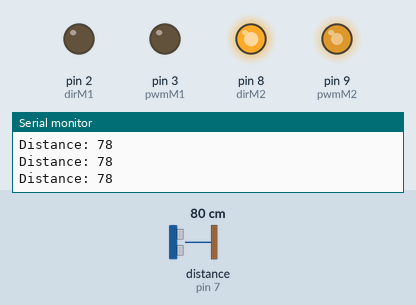
Recording of a sketch running on a simulated Arduino Uno, built with avr-gcc and run on an emulated ATmega328P. Parts: output pins drawn as LEDs (lit = HIGH), the last lines printed to the serial monitor. Wiring (inferred from the names in the program): ultrasonic range finder: trigger pin 6; echo pin 7. The inputs (shaded band) are chosen by the test bench; at power-on: distance to the obstacle (sensor on pin 7) 80 cm. The echo pulse lasts 58.3 µs per cm; WiFi joins after 1.5 s; servers stay silent unless stated; random numbers use the default seed unless the sketch sets one; pins used as bus, display or sensor lines are not drawn.

Above: at 3.2 s.
3.3 s: distance to the obstacle (sensor on pin 7) set to 38 cm
6.3 s: distance to the obstacle (sensor on pin 7) set to 33 cm
At 7.8 s:
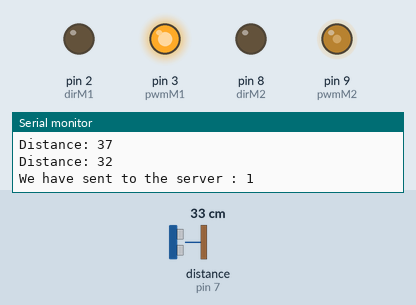
At 11.5 s:
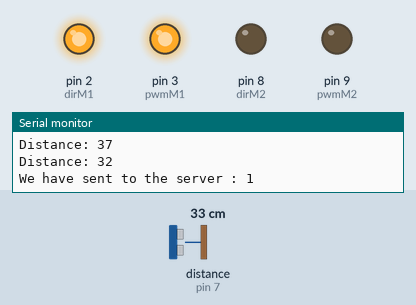
14.8 s: distance to the obstacle (sensor on pin 7) set to 120 cm
16.3 s: distance to the obstacle (sensor on pin 7) set to 2 cm
At 19.0 s:
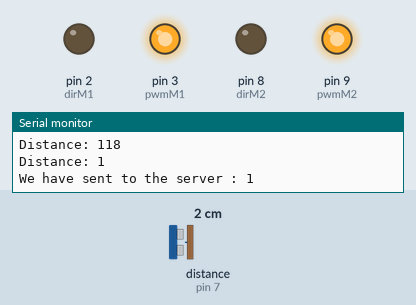
Timing chart, 0 to 37.4 s (numbered marks = the images above; inputs shaded):
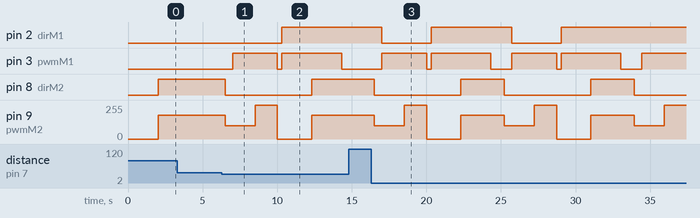

The sketch:

ScaniaBeastConnectionNew.ino
```cpp
#include <ESP8266_Lib.h>
#include <BlynkSimpleShieldEsp8266.h>
#include <WiFiEspClient.h>
#include <SoftwareSerial.h>
SoftwareSerial EspSerial(12, 13); // RX, TX
// You should get Auth Token in the Blynk App.
// Go to the Project Settings (nut icon).
char auth[] = "************************";
String regno="ABC123";
// Your WiFi credentials.
// Set password to "" for open networks.
char ssid[] = "Enter Your own";
char pass[] = "Enter Your own";
const int port = 80;
const char server[] = "172.16.117.1";

const int dirM1 = 2;//Right or Left
const int pwmM1 = 3;//Command to do it
const int dirM2 = 8;//Forward and Reverse
const int pwmM2 = 9;//Command to do it

const bool forward = HIGH;
const bool reverse = LOW;

const bool left = HIGH;
const bool right = LOW;

const int trigPin = 6;//Activates trigpin for Ultrasonic sensor
const int echoPin = 7;//Activates echopinn on Ultrasonic sensor
// defines variables
bool forwardS,leftS, rightS = false;
int randNumb;
long duration;
int distance;

String Text = "";


// Your ESP8266 baud rate:
#define ESP8266_BAUD 9600

ESP8266 wifi(&EspSerial);
WiFiEspClient client;

//Send To our server
void sendToPie(bool forward,int directions) {
  int forwardint;
  if (client.connect(server, port)) {
  if(forward){forwardint=1;}else{forwardint=-1;}

    String sendString = "forward="+String(forwardint)+"&direction="+String(directions)+"&regno="+regno;
    client.print("GET /172.16.117.1/api/?" + sendString);
    client.println("Connection: close");
    client.println();
    Serial.print("We have sent to the server : ");
    Serial.print(Text);
  }
  else{
  Serial.println("no internet connection");
  }
}


void setup()
{
  // Debug console
  Serial.begin(9600);

  // Set ESP8266 baud rate
  EspSerial.begin(ESP8266_BAUD);
  delay(10);
  //Our WiFi connection program
  Blynk.begin(auth, wifi, ssid, pass);
  // You can also specify server:
  //Blynk.begin(auth, wifi, ssid, pass, "blynk-cloud.com", 80);
  //Blynk.begin(auth, wifi, ssid, pass, IPAddress(192,168,1,100), 8080);
  pinMode(dirM1, OUTPUT);
  pinMode(pwmM1, OUTPUT);
  pinMode(dirM2, OUTPUT);
  pinMode(pwmM2, OUTPUT);

  pinMode(trigPin, OUTPUT); // Sets the trigPin as an Output
  pinMode(echoPin, INPUT); // Sets the echoPin as an Input
sendToPie(false,1);      //Command to send to sever
}


//Forward
void frward(){

    digitalWrite(dirM2, forward);
   analogWrite(pwmM2, 180);

forwardS = true;
rightS = false;
leftS = false;

}

//Right & Revers
 void turr(){

   digitalWrite(dirM2, reverse);
   analogWrite(pwmM2, 100);
   delay(500);
     digitalWrite(dirM1, left);
   analogWrite(pwmM1, 255);
   delay(1500);
 digitalWrite(dirM2, reverse);
   analogWrite(pwmM2, 255);
   delay(1500);
   analogWrite(pwmM2, 0);
analogWrite(pwmM1, 0);
delay(300);
  digitalWrite(dirM1, right);
   analogWrite(pwmM1, 255);
   delay(2000);
digitalWrite(dirM2, forward);
   analogWrite(pwmM2, 180);
      delay(2000);
analogWrite(pwmM1, 0);
rightS = true;
leftS = false;
forwardS = false;
sendToPie(false,3);
}

//Left & Revers
void turl(){
 digitalWrite(dirM2, reverse);
   analogWrite(pwmM2, 100);
   delay(500);
digitalWrite(dirM1, right);
   analogWrite(pwmM1, 255);
   delay(1500);
 digitalWrite(dirM2, reverse);
   analogWrite(pwmM2, 255);
   delay(1500);
   analogWrite(pwmM2, 0);
analogWrite(pwmM1, 0);
delay(300);
digitalWrite(dirM1, left);
   analogWrite(pwmM1, 255);
   delay(2000);
digitalWrite(dirM2, forward);
   analogWrite(pwmM2, 180);
      delay(2000);
analogWrite(pwmM1, 0);
leftS = true;
rightS = false;
forwardS = false;
sendToPie(false,2);
}


void loop()
{

// Clears the trigPin
digitalWrite(trigPin, LOW);
delayMicroseconds(2);
// Sets the trigPin on HIGH state for 10 micro seconds
digitalWrite(trigPin, HIGH);
delayMicroseconds(10);
digitalWrite(trigPin, LOW);
// Reads the echoPin, returns the sound wave travel time in microseconds
duration = pulseIn(echoPin, HIGH);
// Calculating the distance
distance= duration*0.034/2;
// Prints the distance on the Serial Monitor
Serial.print("Distance: ");
Serial.println(distance);

//The Ultrasonic sensor stop
if (distance >= 35)
{
 frward();

}
 else{
  sendToPie(true,1);
  randNumb = random(0, 2);
  Serial.println(randNumb);
  switch(randNumb){
    case 0:
       turr();
  delay(500);
  //upload a right back status
  break;
  case 1:
          turl();
  delay(500);
  //upload a left back status
  break;
  }
}
}
```

Measured:
- the behaviour switches between 36 and 35 cm on distance to the obstacle (sensor on pin 7) (found by bisection; images 0 and 1)
- after the input at 6.3 s, pin 2 (dirM1): LOW → HIGH after 4.0 s; pin 3 (pwmM1): LOW → HIGH after 0.72 s, → LOW 3.0 s later, → HIGH 0.30 s later, → LOW 4.0 s later; pin 8 (dirM2): HIGH → LOW after 0.22 s, → HIGH 5.8 s later; pin 9 (pwmM2): 180/255 → 100/255 after 0.22 s, → 255/255 2.0 s later, → 0/255 1.5 s later, → 180/255 2.3 s later
- after the input at 16.3 s, pin 2 (dirM1): alternates HIGH for 5.4 s and LOW for 3.3 s, starting after 0.72 s; pin 3 (pwmM1): LOW → HIGH after 0.72 s, → LOW 3.0 s later, → HIGH 0.30 s later, → LOW 4.0 s later, … (9 changes in this stretch)
